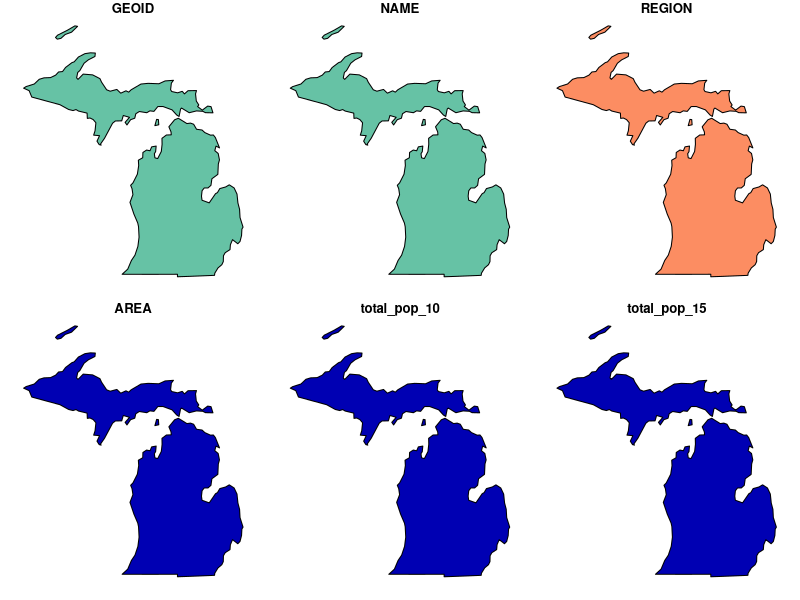
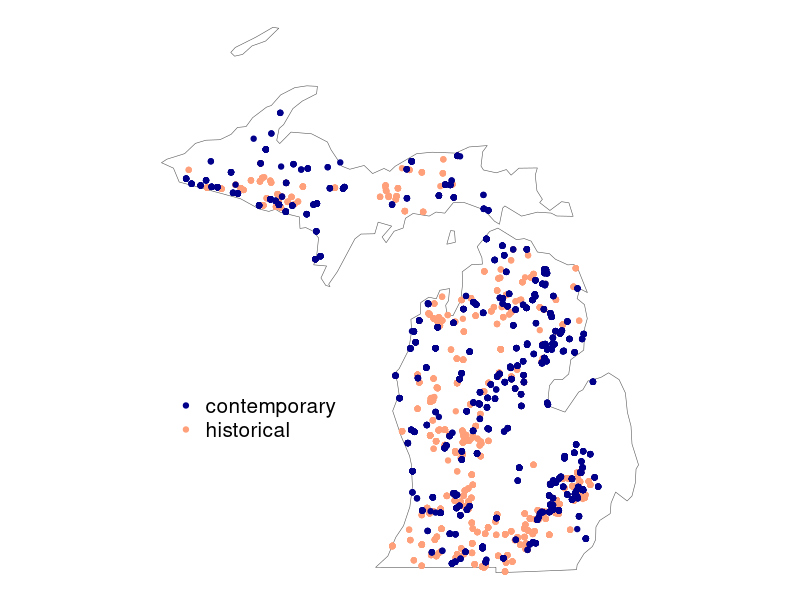
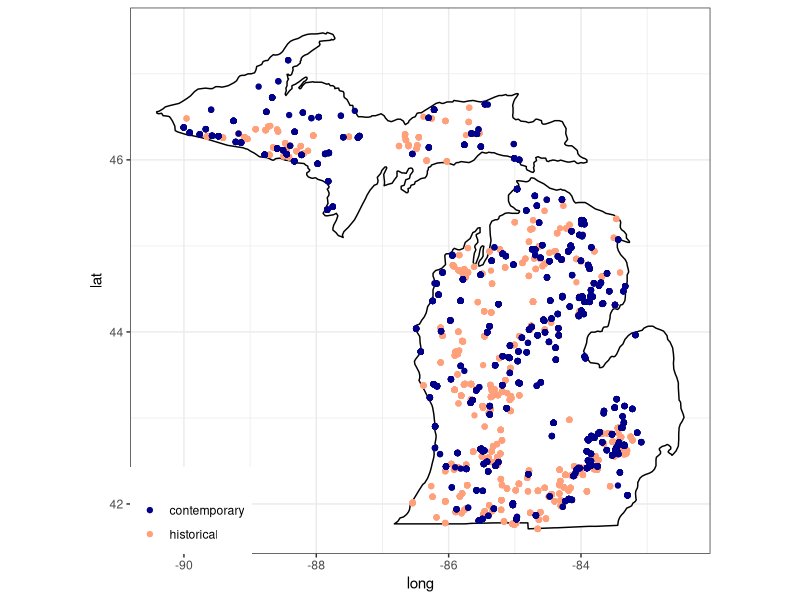
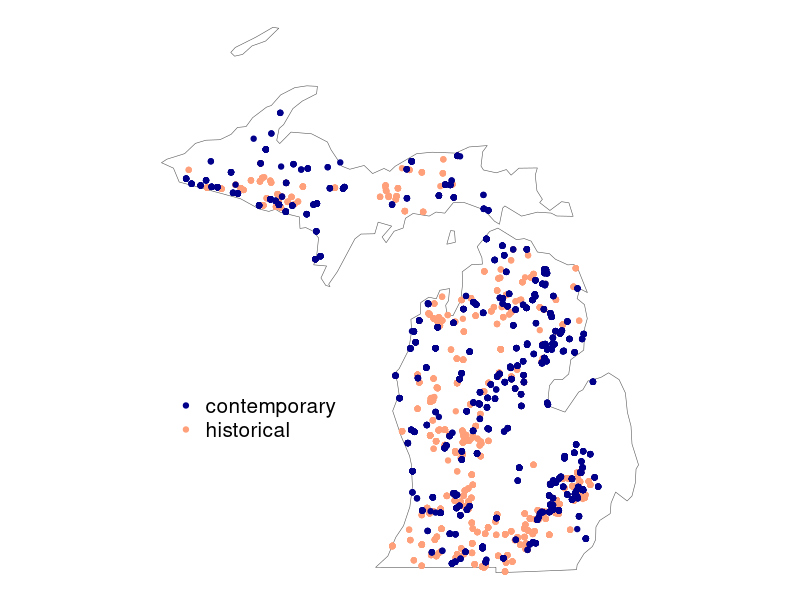

Write R code to recreate these figures, in order.
##### written by Katelyn King 
library(spData)
library(ggplot2)
library(sf)
library(dplyr)

#read in data 
bg_data <- read.csv("bluegill_data/model_data.csv") %>% 
  filter(doy >= 139 & doy <=162)

bg_data_hist<-filter(bg_data, type == 'historical')%>%
  distinct(new_key, .keep_all = TRUE)
bg_data_cont<-filter(bg_data, type == 'contemporary')%>%
  distinct(new_key, .keep_all = TRUE)
n_distinct(bg_data_hist$new_key)
n_distinct(bg_data_cont$new_key)

#read in MI map
# get US inset 
data("us_states", package = "spData")

us_states = st_transform(us_states, crs = "+proj=longlat +datum=WGS84 +no_defs") #match the FMU shapefile
MI<-dplyr::filter(us_states, NAME == 'Michigan')
plot(MI)

# plot
(map_data<-ggplot() +
  geom_sf(data=MI, aes(), fill = "white") + 
  geom_point(data=bg_data, aes(x = LONG_DD, y = LAT_DD, color=c(type) )) +
  theme_bw() +  
  theme( panel.grid.major = element_blank(),
         panel.grid.minor = element_blank()) +
 #clean_theme() + 
  theme_void() +
  scale_colour_manual(values = c("darkblue", "lightsalmon"), 
                      name= '') + 
  guides(colour  = guide_legend(position = "inside")) +
  theme(legend.justification.inside = c(0.1, 0.3)) + 
  theme(legend.text=element_text(size=15))
)

ggsave( map_data, 
        device = "png", 
        filename = "Figures/map_of_data.png", 
        dpi = 600, height = 8, width = 8, units = "in",
        bg="#ffffff") #sets background to white 

#get MI basemap 
MI<-map_data("state") %>%
  subset(region %in% c("michigan")) # select michigan 
MI_basemap<-ggplot(data = MI) + 
  geom_polygon(aes(x = long, y = lat, group = group), fill = "white", color = "black") + #this fill MI white and outline is black
  coord_fixed(1.3) 

#create a map #you can change the color based on the variable by changing "colour" part
MI_basemap + 
  geom_point(data=bg_data, aes(x = LONG_DD, y = LAT_DD, colour = c(type))) +  #
  labs(color="")  + #changes the labels on the legend 
  theme_bw() +
  scale_colour_manual(values = c("darkblue", "lightsalmon"), 
                      name= '')  + 
  guides(colour  = guide_legend(position = "inside")) +
  theme(legend.justification.inside = c(0, 0))
